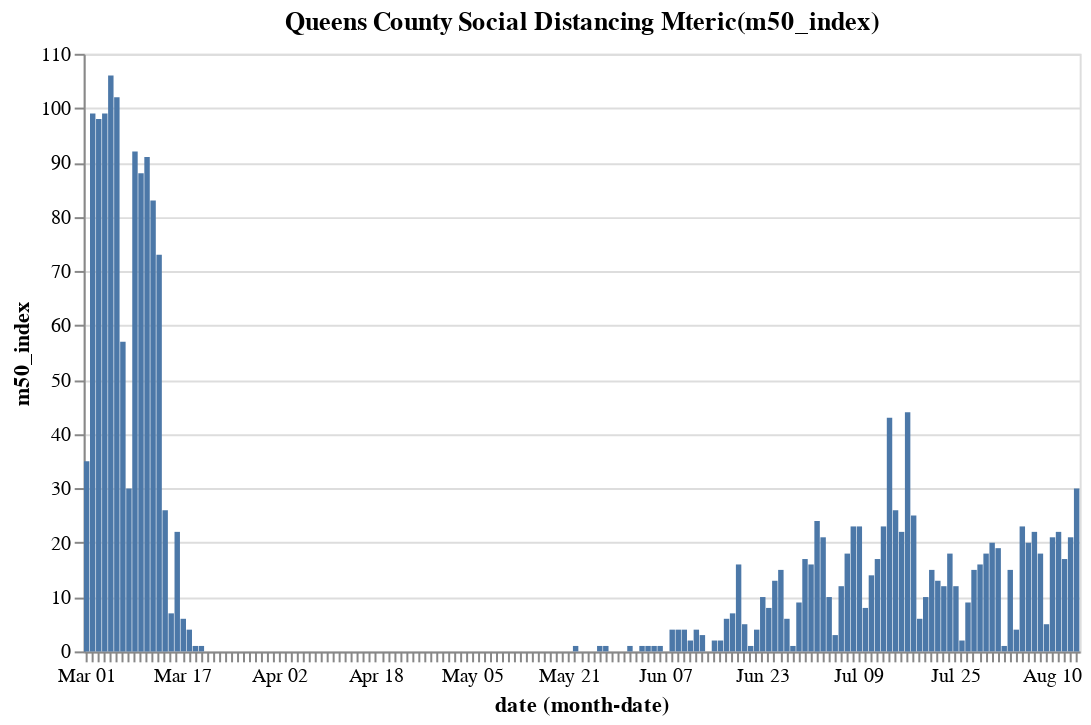

Notebook cell for this chart:
### Code cell
base_queens.encode(y="m50_index").properties(title='Queens County Social Distancing Mteric(m50_index)')

### Figure 1 — Vega-Lite specification as saved in the notebook (floating-point values rounded to 4 significant figures; data arrays with more than 128 entries replaced by an {"elided": "..."} marker saying what was removed)
{"config": {"view": {"continuousWidth": 400, "continuousHeight": 300}}, "data": {"name": "data-9d92bcbd98d79ae107fde7cf92de27eb"}, "mark": "bar", "encoding": {"x": {"type": "ordinal", "field": "date", "timeUnit": "monthdate"}, "y": {"type": "quantitative", "field": "m50_index"}}, "title": "Queens County Social Distancing Mteric(m50_index)", "width": 500, "$schema": "https://vega.github.io/schema/vega-lite/v4.8.1.json", "datasets": {"data-9d92bcbd98d79ae107fde7cf92de27eb": {"elided": "165 records"}}}
